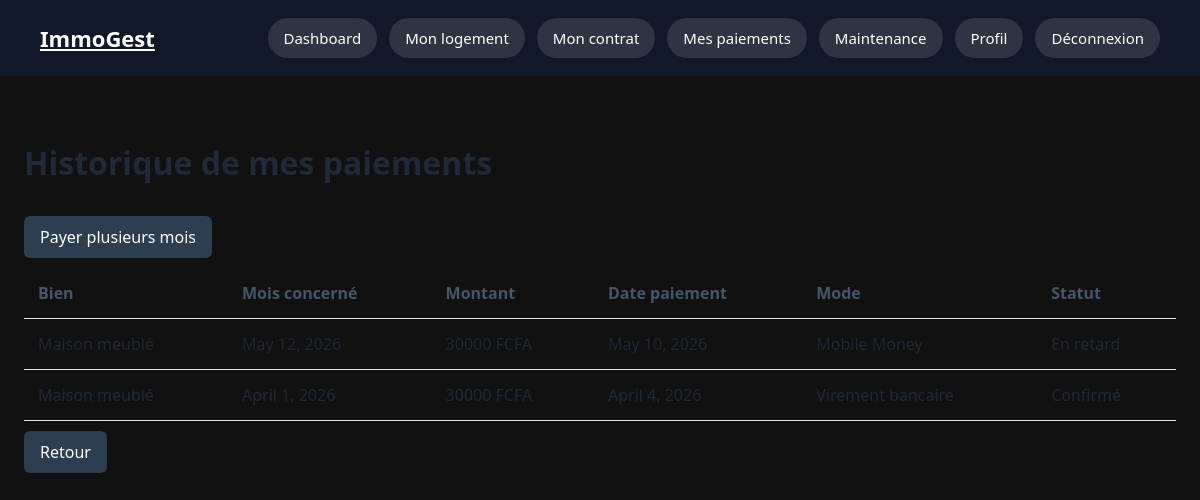
The app's page /payments/mes-paiements/ (signed in) with its own data.
### payments/models.py (models this page shows, shortened)
class Paiement(models.Model):
    EN_ATTENTE = 'en_attente'
    CONFIRME = 'confirme'
    EN_RETARD = 'en_retard'
    STATUT_CHOICES = [
        (EN_ATTENTE, 'En attente'),
        (CONFIRME, 'Confirmé'),
        (EN_RETARD, 'En retard'),
    ]
    ESPECES = 'especes'
    MOBILE_MONEY = 'mobile_money'
    VIREMENT = 'virement'
    CHEQUE = 'cheque'
    MODE_CHOICES = [
        (ESPECES, 'Espèces'),
        (MOBILE_MONEY, 'Mobile Money'),
        (VIREMENT, 'Virement bancaire'),
        (CHEQUE, 'Chèque'),
    ]
    contrat = models.ForeignKey(
        ContratBail,
        on_delete=models.CASCADE,
        related_name='paiements'
    )
    mois_concerne = models.DateField(
        verbose_name='Mois concerné'
    )
    montant = models.DecimalField(
        max_digits=10,
        decimal_places=0,
        verbose_name='Montant'
    )
    date_paiement = models.DateField(
        verbose_name='Date de paiement'
    )
    mode_paiement = models.CharField(
        max_length=30,
        choices=MODE_CHOICES,
        verbose_name='Mode de paiement'
    )
    statut = models.CharField(
        max_length=20,
        choices=STATUT_CHOICES,
        default=EN_ATTENTE,
        verbose_name='Statut'
    )
    note = models.TextField(
        blank=True,
        verbose_name='Note'
    )
    created_at = models.DateTimeField(
        auto_now_add=True
    )
    updated_at = models.DateTimeField(
        auto_now=True
    )
    class Meta:
        verbose_name = 'Paiement'
        verbose_name_plural = 'Paiements'
        ordering = ['-mois_concerne']

### properties/models.py (models this page shows, shortened)
class ContratBail(models.Model):
    ACTIF = 'actif'
    RESILIE = 'resilie'
    EXPIRE = 'expire'
    STATUT_CHOICES = [
        (ACTIF, 'Actif'),
        (RESILIE, 'Résilié'),
        (EXPIRE, 'Expiré'),
    ]
    bien = models.ForeignKey(
        Bien,
        on_delete=models.CASCADE,
        related_name='contrats'
    )
    locataire = models.ForeignKey(
        ProfilLocataire,
        on_delete=models.CASCADE,
        related_name='contrats'
    )
    date_debut = models.DateField()
    date_fin = models.DateField(
        blank=True,
        null=True
    )
    montant_loyer = models.DecimalField(
        max_digits=10,
        decimal_places=0
    )
    montant_caution = models.DecimalField(
        max_digits=10,
        decimal_places=0
    )
    document = models.FileField(
        upload_to='contrats/',
        blank=True,
        null=True
    )
    statut = models.CharField(
        max_length=20,
        choices=STATUT_CHOICES,
        default=ACTIF
    )
    notes = models.TextField(
        blank=True
    )
    is_archived = models.BooleanField(
    default=False
    )
    created_at = models.DateTimeField(
        auto_now_add=True
    )
    updated_at = models.DateTimeField(
        auto_now=True
    )
    class Meta:
        verbose_name = 'Contrat de bail'
        verbose_name_plural = 'Contrats de bail'
        ordering = ['-created_at']

class Bien(models.Model):
    APPARTEMENT = 'appartement'
    VILLA = 'villa'
    STUDIO = 'studio'
    MAISON = 'maison'
    TYPE_BIEN_CHOICES = [
        (APPARTEMENT, 'Appartement'),
        (VILLA, 'Villa'),
        (STUDIO, 'Studio'),
        (MAISON, 'Maison'),
    ]
    LIBRE = 'libre'
    LOUE = 'loue'
    EN_TRAVAUX = 'en_travaux'
    STATUT_CHOICES = [
        (LIBRE, 'Libre'),
        (LOUE, 'Loué'),
        (EN_TRAVAUX, 'En travaux'),
    ]
    proprietaire = models.ForeignKey(
        ProfilProprietaire,
        on_delete=models.CASCADE,
        related_name='biens'
    )
    titre = models.CharField(
        max_length=200
    )
    type_bien = models.CharField(
        max_length=30,
        choices=TYPE_BIEN_CHOICES
    )
    adresse = models.CharField(
        max_length=255
    )
    ville = models.CharField(
        max_length=100,
        default='Lomé'
    )
    superficie = models.PositiveIntegerField(
        help_text='Superficie en m²'
    )
    loyer_mensuel = models.DecimalField(
        max_digits=10,
        decimal_places=0
    )
    caution = models.DecimalField(
        max_digits=10,
        decimal_places=0
    )
    description = models.TextField(
        blank=True
    )
    image = models.ImageField(
        upload_to='biens/',
        blank=True,
        null=True
    )
    statut = models.CharField(
        max_length=20,
        choices=STATUT_CHOICES,
        default=LIBRE
    )
    is_archived = models.BooleanField(
        default=False
    )
    created_at = models.DateTimeField(
        auto_now_add=True
    )
    updated_at = models.DateTimeField(
        auto_now=True
    )
    class Meta:
        verbose_name = 'Bien immobilier'
        verbose_name_plural = 'Biens immobiliers'
        ordering = ['-created_at']

### payments/views.py (the view)
# urls.py: path('mes-paiements/', views.mes_paiements, name='mes_paiements'),
@login_required
def mes_paiements(request):
    if request.user.role != 'locataire':
        return redirect('dashboard')
    locataire = request.user.profil_locataire
    paiements = Paiement.objects.filter(
        contrat__locataire=locataire
    )
    return render(request, 'payments/mes_paiements.html', {
        'paiements': paiements
    })

### templates/payments/mes_paiements.html
{% extends 'base.html' %}
{% block content %}
<h1>Historique de mes paiements</h1>
<a href="{% url 'payments:payer_plusieurs_mois' %}" class="action-btn">
    Payer plusieurs mois
</a>
<table>
    <thead>
        <tr>
            <th>Bien</th>
            <th>Mois concerné</th>
            <th>Montant</th>
            <th>Date paiement</th>
            <th>Mode</th>
            <th>Statut</th>
        </tr>
    </thead>
    <tbody>
        {% for paiement in paiements %}
        <tr>
            <td>{{ paiement.contrat.bien.titre }}</td>
            <td>{{ paiement.mois_concerne }}</td>
            <td>{{ paiement.montant }} FCFA</td>
            <td>{{ paiement.date_paiement }}</td>
            <td>{{ paiement.get_mode_paiement_display }}</td>
            <td>{{ paiement.get_statut_display }}</td>
        </tr>
        {% empty %}
        <tr>
            <td colspan="6">Aucun paiement enregistré.</td>
        </tr>
        {% endfor %}
    </tbody>
</table>
<a href="{% url 'accounts:dashboard' %}" class="action-btn">Retour</a>
{% endblock %}

### static/css/style.css (style rules this page uses)
* { box-sizing: border-box; }
body { margin: 0; font-family: Arial, sans-serif; background-color: #f5f7fa; color: #222; }
table { width: 100%; border-collapse: collapse; }
th, td { padding: 14px; border-bottom: 1px solid #e5e7eb; text-align: left; }
th { color: #475569; }
.action-btn { display: inline-block; padding: 10px 16px; background-color: #2c3e50; color: white; text-decoration: none; border-radius: 6px; margin-top: 15px; }
.action-btn { display: inline-block; padding: 10px 16px; background-color: #2c3e50; color: white; text-decoration: none; border-radius: 6px; margin: 10px 5px 10px 0; }
body { background: #f6f4ef; color: #1f2937; }
body { margin: 0; padding: 0; background: #111; font-family: 'Segoe UI', sans-serif; }

### records on screen
Paiement: contrat.bien.titre "Maison meublé", mois_concerne "May 12, 2026", montant "30000", date_paiement "May 10, 2026", mode_paiement "Mobile Money", statut "En retard"
Paiement: contrat.bien.titre "Maison meublé", mois_concerne "April 1, 2026", montant "30000", date_paiement "April 4, 2026", mode_paiement "Virement bancaire", statut "Confirmé"
